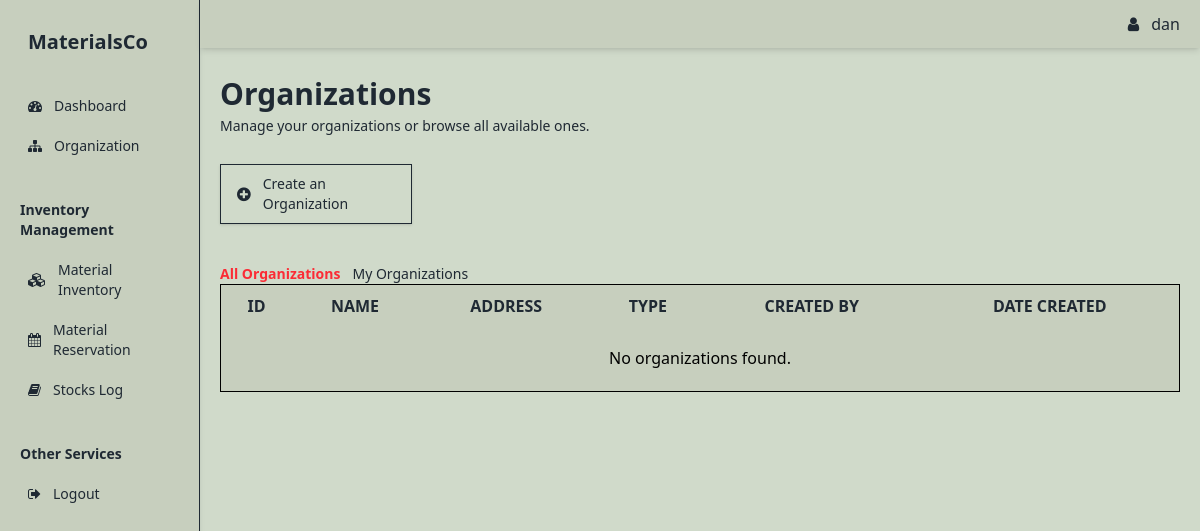
The app's page /organization.php (signed in), older data.
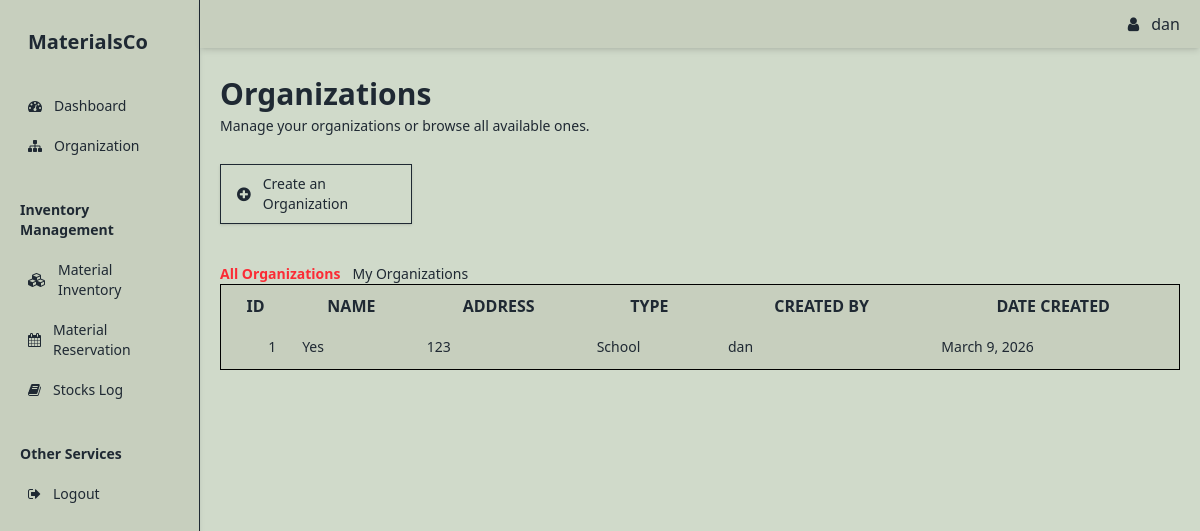
The same page, newer data.
### tables this page shows
CREATE TABLE `organizations` (
  `ORGANIZATION_ID` int(11) NOT NULL,
  `USER_ID` int(11) NOT NULL,
  `NAME` varchar(255) NOT NULL,
  `ADDRESS` text DEFAULT NULL,
  `TYPE` varchar(100) DEFAULT NULL,
  `CREATED_AT` datetime DEFAULT current_timestamp(),
  `IS_ACTIVE` tinyint(1) NOT NULL DEFAULT 1
);

CREATE TABLE `user` (
  `USER_ID` int(11) NOT NULL,
  `NAME` varchar(100) DEFAULT NULL,
  `EMAIL` varchar(100) DEFAULT NULL,
  `PASSWORD` varchar(100) DEFAULT NULL
);

### Classes/Dbh.Class.php (called while the page is built)
<?php
class Dbh {
    private $host = "localhost";
    private $user = "root";
    private $pass = "";
    private $db = "materialcodb";
    protected function connection(){
        try{
            $dsn = 'mysql:host='. $this->host . ';dbname=' . $this->db;
            $pdo = new PDO($dsn, $this->user, $this->pass);
            $pdo->setAttribute(PDO::ATTR_DEFAULT_FETCH_MODE, PDO::FETCH_ASSOC);
            return $pdo;
        }catch(PDOException $e){
            echo "Error:" . $e->getMessage() . "<br>";
            die();
        }
    }
}

### Classes/Items.Class.php (called while the page is built, shortened)
<?php
include_once __DIR__ . '/Dbh.Class.php';
class Items extends Dbh {
    protected function getAllOrganizations() {
        $query = "
            SELECT o.*, u.NAME AS CREATOR_NAME
            FROM organizations o
            JOIN user u ON o.USER_ID = u.USER_ID
            WHERE o.IS_ACTIVE = 1
            ORDER BY o.CREATED_AT DESC
        ";
        $stmt = $this->connection()->prepare($query);
        if (!$stmt->execute()) { return false; }
        return $stmt->fetchAll(PDO::FETCH_ASSOC);
    }
}

### Classes/ItemsView.Class.php (called while the page is built, shortened)
<?php
class ItemsView extends ItemsCntrl{
    public function viewAllOrganizations(){
        return $this->getAllOrganizations();
    }
}

### organization.php (the view, shortened to what this page needs)
<body>
<?php
    include __DIR__ . "/Inclusions/Head.php";
    include __DIR__ . "/Classes/Dbh.Class.php";
    include __DIR__ . "/Classes/ItemsView.Class.php";
    $itemsView = new ItemsView();
    $allOrganizations = $itemsView->viewAllOrganizations();
?>
<div id="BodyDiv" class="w-full h-full flex bg-[D0DACA] text-[1F2933]">
    <div class="w-1/5">
        <?php include __DIR__ . "/Inclusions/sidebar.php"; ?>
    </div>
    <div class="w-full flex flex-col gap-5">
        <div><?php include __DIR__ . "/Inclusions/navbar.php"; ?></div>
        <div class="grid gap-1 w-full h-20 my-2 px-5 flex items-center">
            <h1 class="text-3xl font-bold">Organizations</h1>
            <p class="font-medium text-sm">Manage your organizations or browse all available ones.</p>
        </div>
        <div class="flex px-5 justify-start gap-5">
            <div id="showCreateOrganization" class="w-1/5 h-15 bg-[D0DACA] border border-[1F2933] shadow-sm flex">
                <div class="w-full flex justify-center items-center gap-3 p-4 hover:cursor-pointer">
                    <i class="fa fa-plus-circle text-xl"></i>
                    <p class="text-sm">Create an Organization</p>
                </div>
            </div>
        </div>
        <div class="flex gap-3 text-sm px-5 mt-5 -mb-5">
            <button id="showorganizationTable" class="cursor-pointer text-red-500 font-semibold hover:text-red-600">All Organizations</button>
            <button id="showmyorganizationTable" class="cursor-pointer hover:text-red-500">My Organizations</button>
        </div>
        <div id="organizationTablecon" class="h-full w-full px-5">
            <table id="organizationTable" class="table-auto bg-[C7CFBE] border-separate border w-full">
                <thead>
                    <tr class="text-md">
                        <th class="text-[1F2933] p-2">ID</th>
                        <th class="text-[1F2933] p-2">NAME</th>
                        <th class="text-[1F2933] p-2">ADDRESS</th>
                        <th class="text-[1F2933] p-2">TYPE</th>
                        <th class="text-[1F2933] p-2">CREATED BY</th>
                        <th class="text-[1F2933] p-2">DATE CREATED</th>
                    </tr>
                </thead>
                <tbody>
                    <?php if (!empty($allOrganizations)): ?>
                        <?php foreach ($allOrganizations as $row): ?>
                            <tr class="odd:bg-[C7CFBE] even:bg-[bdc3b2] text-[1F2933] h-10 text-sm">
                                <td class="px-3 text-end"><?= htmlspecialchars($row['ORGANIZATION_ID']) ?></td>
                                <td class="px-3"><?= htmlspecialchars($row['NAME']) ?></td>
                                <td class="px-3"><?= htmlspecialchars($row['ADDRESS']) ?></td>
                                <td class="px-3"><?= htmlspecialchars($row['TYPE']) ?></td>
                                <td class="px-3"><?= htmlspecialchars($row['CREATOR_NAME']) ?></td>
                                <td class="px-3"><?= htmlspecialchars(date('F j, Y', strtotime($row['CREATED_AT']))) ?></td>
                            </tr>
                        <?php endforeach; ?>
                    <?php else: ?>
                        <tr><td colspan="6" class="text-center py-5">No organizations found.</td></tr>
                    <?php endif; ?>
                </tbody>
            </table>
        </div>
    </div>
</div>
</body>

### Inclusions/Head.php (shortened to what this page needs)
<!DOCTYPE html>
<html lang="en">
<head>
     <script src="https://cdn.jsdelivr.net/npm/@tailwindcss/browser@4"></script>
    <link rel="stylesheet" href="https://cdn.jsdelivr.net/npm/simple-datatables@latest/dist/style.css">
    <link rel="stylesheet" href="https://cdnjs.cloudflare.com/ajax/libs/font-awesome/4.7.0/css/font-awesome.min.css">
</head>

### Inclusions/sidebar.php
<div class="hidden bg-[C7CFBE] text-[1F2933] text-sm md:flex md:flex-col md:fixed md:w-1/6 md:h-screen shadow-md px-5 py-2 md:overflow-y-auto md:border-r md:border-[1F2933]">
    <div class="my-3">
        <p class="flex items-center gap-3 p-2 rounded-md">
            <span class="font-bold text-xl">MaterialsCo</span>
        </p>
    </div>
    <div class="my-3">
        <div class="grid gap-1">
            <a href="./Homepage.php" class="flex items-center gap-3 p-2 rounded-md hover:bg-gray-200 transition-all duration-200">
                <i class="fa fa-dashboard"></i>
                <span class="font-medium">Dashboard</span>
            </a>
            <a href="./organization.php" class="flex items-center gap-3 p-2 rounded-md hover:bg-gray-200 transition-all duration-200">
                <i class="fa fa-sitemap" aria-hidden="true"></i>
                <span class="font-medium">Organization</span>
            </a>
        </div>
    </div>
    <div class="my-3">
        <h1 class="my-3 font-bold">Inventory Management</h1>
        <div class="grid gap-1">
            <a href="./Inventory.php" class="flex items-center gap-3 p-2 rounded-md hover:bg-gray-200 transition-all duration-200">
                <i class="fa fa-cubes"></i>
                <span>Material Inventory</span>
            </a>
            <a href="./Reservation.php" class="flex items-center gap-3 p-2 rounded-md hover:bg-gray-200 transition-all duration-200">
                <i class="fa fa-calendar"></i>
                <span>Material Reservation</span>
            </a>
            <a href="./Stocks.php" class="flex items-center gap-3 p-2 rounded-md hover:bg-gray-200 transition-all duration-200">
                <i class="fa fa-book"></i>
                <span>Stocks Log</span>
            </a>
        </div>
    </div>
    <div class="my-3">
        <h1 class="my-3 font-bold">Other Services</h1>
        <div class="grid gap-2">
            <a href="./Process/Logout.php" class="flex items-center gap-3 p-2 rounded-md hover:bg-red-100 hover:text-red-600 transition-all duration-200 cursor-pointer">
                <i class="fa fa-sign-out"></i>
                <span>Logout</span>
            </a>
        </div>
    </div>
</div>

### Inclusions/navbar.php (shortened to what this page needs)
<div class="w-full py-3 px-5 shadow-md bg-[C7CFBE] text-[1F2933] flex justify-end items-center sticky top-0 z-10">
    <div class="flex">
        <div class="flex justify-center items-center gap-2"><i class="fa fa-user"></i><h1 class="ml-1"><?php echo $_SESSION['NAME'] ?></h1></div>
    </div>
</div>

Row changes from the older to the newer data that the page shows:
added organizations: ORGANIZATION_ID "1", NAME "Yes", ADDRESS "123", TYPE "School", USER_ID.NAME "dan", CREATED_AT "March 9, 2026"
Text that changed along with them:
text no longer shown: "No organizations found."
